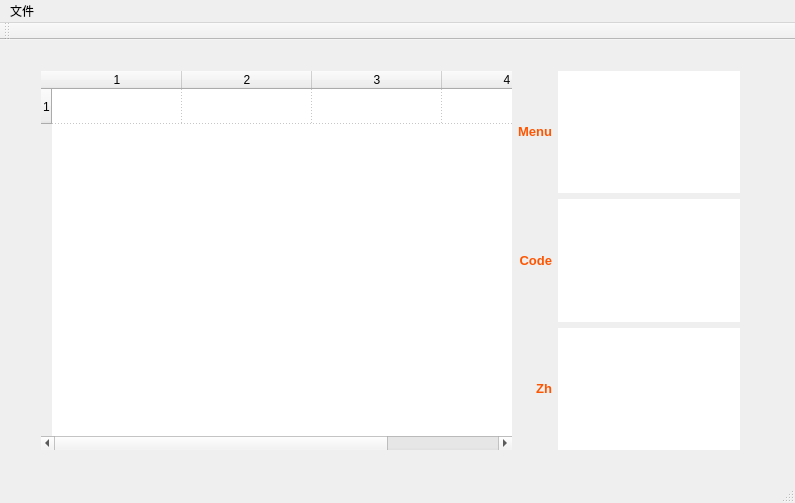
<?xml version="1.0" encoding="UTF-8"?>
<ui version="4.0">
 <class>MainWindow</class>
 <widget class="QMainWindow" name="MainWindow">
  <property name="geometry">
   <rect>
    <x>0</x>
    <y>0</y>
    <width>795</width>
    <height>503</height>
   </rect>
  </property>
  <property name="windowTitle">
   <string>MainWindow</string>
  </property>
  <widget class="QWidget" name="centralWidget">
   <widget class="QWidget" name="gridLayoutWidget">
    <property name="geometry">
     <rect>
      <x>30</x>
      <y>20</y>
      <width>721</width>
      <height>401</height>
     </rect>
    </property>
    <layout class="QGridLayout" name="gridLayout">
     <item row="2" column="2">
      <widget class="QTextEdit" name="txtZh">
       <property name="font">
        <font>
         <family>Courier New</family>
         <pointsize>11</pointsize>
        </font>
       </property>
       <property name="frameShape">
        <enum>QFrame::NoFrame</enum>
       </property>
      </widget>
     </item>
     <item row="1" column="2">
      <widget class="QTextEdit" name="txtCode">
       <property name="font">
        <font>
         <family>Courier New</family>
         <pointsize>11</pointsize>
        </font>
       </property>
       <property name="frameShape">
        <enum>QFrame::NoFrame</enum>
       </property>
      </widget>
     </item>
     <item row="2" column="1">
      <widget class="QLabel" name="label_3">
       <property name="text">
        <string>&lt;html&gt;&lt;head/&gt;&lt;body&gt;&lt;p&gt;&lt;span style=&quot; font-size:10pt; font-weight:600; color:#ff5500;&quot;&gt;Zh&lt;/span&gt;&lt;/p&gt;&lt;/body&gt;&lt;/html&gt;</string>
       </property>
       <property name="alignment">
        <set>Qt::AlignRight|Qt::AlignTrailing|Qt::AlignVCenter</set>
       </property>
      </widget>
     </item>
     <item row="0" column="2">
      <widget class="QTextEdit" name="txtMenu">
       <property name="font">
        <font>
         <family>Courier New</family>
         <pointsize>11</pointsize>
        </font>
       </property>
       <property name="frameShape">
        <enum>QFrame::NoFrame</enum>
       </property>
      </widget>
     </item>
     <item row="1" column="1">
      <widget class="QLabel" name="label_2">
       <property name="text">
        <string>&lt;html&gt;&lt;head/&gt;&lt;body&gt;&lt;p&gt;&lt;span style=&quot; font-size:10pt; font-weight:600; color:#ff5500;&quot;&gt;Code&lt;/span&gt;&lt;/p&gt;&lt;/body&gt;&lt;/html&gt;</string>
       </property>
       <property name="alignment">
        <set>Qt::AlignRight|Qt::AlignTrailing|Qt::AlignVCenter</set>
       </property>
      </widget>
     </item>
     <item row="0" column="1">
      <widget class="QLabel" name="label">
       <property name="text">
        <string>&lt;html&gt;&lt;head/&gt;&lt;body&gt;&lt;p&gt;&lt;span style=&quot; font-size:10pt; font-weight:600; color:#ff5500;&quot;&gt;Menu&lt;/span&gt;&lt;/p&gt;&lt;/body&gt;&lt;/html&gt;</string>
       </property>
       <property name="alignment">
        <set>Qt::AlignRight|Qt::AlignTrailing|Qt::AlignVCenter</set>
       </property>
      </widget>
     </item>
     <item row="0" column="0" rowspan="3">
      <widget class="QTableWidget" name="tableWidget">
       <property name="frameShape">
        <enum>QFrame::NoFrame</enum>
       </property>
       <property name="midLineWidth">
        <number>1</number>
       </property>
       <property name="horizontalScrollBarPolicy">
        <enum>Qt::ScrollBarAsNeeded</enum>
       </property>
       <property name="sizeAdjustPolicy">
        <enum>QAbstractScrollArea::AdjustToContents</enum>
       </property>
       <property name="alternatingRowColors">
        <bool>true</bool>
       </property>
       <property name="gridStyle">
        <enum>Qt::DotLine</enum>
       </property>
       <property name="cornerButtonEnabled">
        <bool>true</bool>
       </property>
       <property name="rowCount">
        <number>1</number>
       </property>
       <property name="columnCount">
        <number>4</number>
       </property>
       <attribute name="horizontalHeaderCascadingSectionResizes">
        <bool>true</bool>
       </attribute>
       <attribute name="horizontalHeaderDefaultSectionSize">
        <number>130</number>
       </attribute>
       <attribute name="horizontalHeaderStretchLastSection">
        <bool>true</bool>
       </attribute>
       <attribute name="verticalHeaderVisible">
        <bool>true</bool>
       </attribute>
       <attribute name="verticalHeaderDefaultSectionSize">
        <number>35</number>
       </attribute>
       <attribute name="verticalHeaderShowSortIndicator" stdset="0">
        <bool>true</bool>
       </attribute>
       <row/>
       <column/>
       <column/>
       <column/>
       <column/>
      </widget>
     </item>
    </layout>
   </widget>
  </widget>
  <widget class="QMenuBar" name="menuBar">
   <property name="geometry">
    <rect>
     <x>0</x>
     <y>0</y>
     <width>795</width>
     <height>23</height>
    </rect>
   </property>
   <widget class="QMenu" name="menu">
    <property name="title">
     <string>文件</string>
    </property>
    <addaction name="quit"/>
   </widget>
   <addaction name="menu"/>
  </widget>
  <widget class="QToolBar" name="mainToolBar">
   <attribute name="toolBarArea">
    <enum>TopToolBarArea</enum>
   </attribute>
   <attribute name="toolBarBreak">
    <bool>false</bool>
   </attribute>
  </widget>
  <widget class="QStatusBar" name="statusBar"/>
  <action name="action">
   <property name="text">
    <string>生成</string>
   </property>
  </action>
  <action name="quit">
   <property name="text">
    <string>退出</string>
   </property>
  </action>
 </widget>
 <layoutdefault spacing="6" margin="11"/>
 <tabstops>
  <tabstop>tableWidget</tabstop>
  <tabstop>txtMenu</tabstop>
  <tabstop>txtCode</tabstop>
  <tabstop>txtZh</tabstop>
 </tabstops>
 <resources/>
 <connections/>
</ui>
